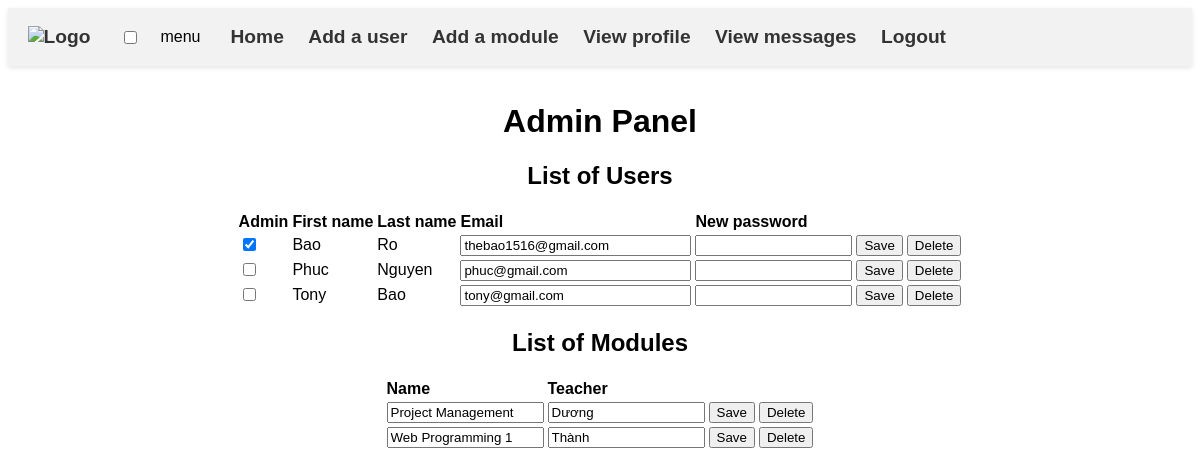
Screenshot of /moodle_overflow/controllers/admin/home.php (signed in) with the database file from the repository.
### tables this page shows
CREATE TABLE `user` (
  `id` int(11) NOT NULL,
  `is_deleted` tinyint(1) NOT NULL DEFAULT 0,
  `is_admin` tinyint(1) NOT NULL DEFAULT 0,
  `firstname` varchar(100) NOT NULL,
  `lastname` varchar(100) NOT NULL,
  `email` varchar(250) NOT NULL,
  `password` text NOT NULL,
  `avatar` text NOT NULL DEFAULT 'https://img.freepik.com/premium-vector/man-character_665280-46970.jpg'
);

CREATE TABLE `module` (
  `id` int(11) NOT NULL,
  `is_deleted` tinyint(1) NOT NULL DEFAULT 0,
  `name` varchar(100) NOT NULL,
  `teacher` varchar(100) NOT NULL
);

### moodle_overflow/controllers/admin/home.php (called while the page is built, shortened)
<?php
    try {
        require '../models/user.php';
        $users = getAllUsers();
        require '../models/module.php';
        $modules = getAllModules();
        include '../views/admin/home.html.php';
    } catch (Exception $e) {
        $error = 'Error: ' . $e->getMessage();
    }
    include '../views/admin/layout.html.php';
?>

### moodle_overflow/models/user.php (called while the page is built, shortened)
<?php
    function getAllUsers() {
        $sql = 'SELECT * FROM user
                WHERE is_deleted = False';
        return $GLOBALS['pdo']->query($sql);
    }
?>

### moodle_overflow/models/module.php (called while the page is built, shortened)
<?php
    function getAllModules() {
        $sql = 'SELECT module.*, COUNT(post.id) as no_posts
                FROM module
                LEFT JOIN post ON module.id = post.module_id AND post.is_deleted = False
                WHERE module.is_deleted = False
                GROUP BY module.id';
        return $GLOBALS['pdo']->query($sql);
    }
?>

### moodle_overflow/views/admin/home.html.php (the view, shortened to what this page needs)
<h1>Admin Panel</h1>
<div>
    <h2>List of Users</h2>
    <table id="users-list">
        <tr>
            <td ><b>Admin</b></td>
            <td ><b>First name</b></td>
            <td ><b>Last name</b></td>
            <td ><b>Email</b></td>
            <td ><b>New password</b></td>
        </tr>
        <?php foreach ($users as $user): ?>
            <tr>
                <form id="user-<?=$user['id']?>" action="" method="POST" onsubmit="sendUserForm(event, 'user-<?=$user['id']?>')">
                    <td>
                        <label>
                            <input type="checkbox" name="is_admin" id="checkbox-<?=$user['id']?>" checked>
                        </label>
                    </td>
                    <td ><?=htmlspecialchars($user['firstname'], ENT_QUOTES, 'UTF-8')?></td>
                    <td ><?=htmlspecialchars($user['lastname'], ENT_QUOTES, 'UTF-8')?></td>
                    <td ><input type="email" name="email" id="" value="<?=htmlspecialchars($user['email'], ENT_QUOTES, 'UTF-8')?>" size="30" required></td>
                    <td ><input type="password" name="new-password" minlength="8"></td>
                    <td ><input type="submit" value="Save" name="submit"></td>
                    <td >
                        <input type="submit" value="Delete" name="submit">
                    </td>
                </form>
            </tr>
        <?php endforeach; ?>
    </table>
</div>
<div>
    <h2>List of Modules</h2>
    <table id="modules-list">
        <tr>
            <td ><b>Name</b></td>
            <td ><b>Teacher</b></td>
        </tr>
        <?php foreach ($modules as $module): ?>
            <tr>
                <form id="module-<?=$module['id']?>" action="" method="POST" onsubmit="sendModuleForm(event, 'module-<?=$module['id']?>')">
                    <td ><input type="text" name="name" id="" value="<?=htmlspecialchars($module['name'], ENT_QUOTES, 'UTF-8')?>" required></td>
                    <td ><input type="text" name="teacher" id="" value="<?=htmlspecialchars($module['teacher'], ENT_QUOTES, 'UTF-8')?>" required></td>
                    <td ><input type="submit" value="Save" name="submit"></td>
                    <td ><input type="submit" value="Delete" name="submit"></td>
                </form>
            </tr>
        <?php endforeach; ?>
    </table>
</div>

### moodle_overflow/css/style.css (style rules this page uses)
* { font-family: 'Gill Sans', 'Gill Sans MT', Calibri, 'Trebuchet MS', sans-serif; }
form { width: 90%; }
table { margin: 20px auto; }
h2, h1 { text-align: center; }

### rows the page displays
user: firstname "Bao", lastname "Ro", email "thebao1516@gmail.com"
user: firstname "Phuc", lastname "Nguyen", email "phuc@gmail.com"
user: firstname "Tony", lastname "Bao", email "tony@gmail.com"
module: name "Project Management", teacher "Dương"
module: name "Web Programming 1", teacher "Thành"
